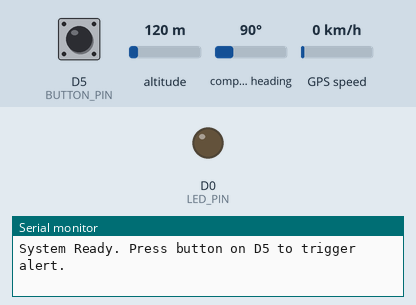
Simulated run of this sketch. Board: ESP8266 (NodeMCU). Parts: output pins drawn as LEDs (lit = HIGH), the last lines printed to the serial monitor. The test bench sets the inputs (shaded band); at power-on: D5 (BUTTON_PIN) HIGH, altitude 120 m, compass heading 90°, GPS speed 0 km/h. The GPS gets a fix after 3 s at 37.7749, -122.4194 with 8 satellites; the modem accepts every AT command (registered, SIM ready, sends succeed) and sends nothing else.

Above: at 1.2 s.
1.3 s: D5 (BUTTON_PIN) pulled LOW for 0.15 s
At 2.4 s:
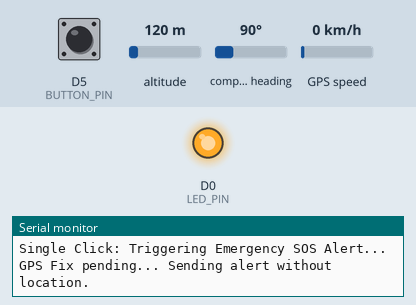
Timing chart, 0 to 33.5 s (numbered marks = the images above; inputs shaded):
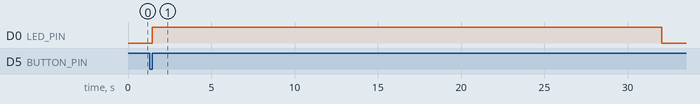

The sketch:

rescue_watch.ino
```cpp
#include <SoftwareSerial.h>
#include <TinyGPS++.h>

// --- PIN DEFINITIONS ---
const int BUTTON_PIN = D5; // Push button (INPUT_PULLUP)
const int LED_PIN    = D0; // Indicator LED

// --- SERIAL INTERFACES ---
SoftwareSerial sim800(D1, D2);    // SIM800L: ESP RX = D1 (SIM TX), ESP TX = D2 (SIM RX)
SoftwareSerial gpsSerial(D7, D6); // GPS NEO-6M: ESP RX = D7 (GPS TX), ESP TX = D6 (GPS RX)

TinyGPSPlus gps;

// --- BACKEND API CONFIGURATION ---
const String API_SERVER          = "seaguardb.vercel.app";
const String API_ENDPOINT_SOS      = "/api/public/ingest/sos";
const String API_ENDPOINT_LOCATION = "/api/public/ingest/location";
const String API_ENDPOINT_CANCEL   = "/api/public/ingest/cancel";
const String PROTOCOL            = "https";

// Device Credentials
const String DEVICE_ID     = "DEV-PZ2IFL";
const String DEVICE_SECRET = "3c8c4d69894125e3dc373f6a8e14c4c440cfad091bb93ef32cd965d5e91e7ffa";

// SIM Provider Configuration (Safaricom Kenya)
const String APN      = "safaricom";
const String APN_USER = "";
const String APN_PASS = "";

// --- SYSTEM STATES ---
enum SystemState { STATE_IDLE, STATE_ACQUIRING_GPS, STATE_SENDING_HTTP, STATE_SUCCESS, STATE_FAIL };
SystemState currentState = STATE_IDLE;

// --- TIMING & BUTTON VARIABLES ---
unsigned long buttonPressTime = 0;
bool isPressing = false;
bool longPressHandled = false;

unsigned long previousBlinkMillis = 0;
const long blinkInterval = 200; // Fast blink while processing
bool ledState = LOW;

// --- PERIODIC LOCATION TRACKING ---
unsigned long lastLocationSendTime = 0;
const long locationUpdateInterval = 30000; // Send location every 30 seconds
bool alertActive = false;

// --- FUNCTION DECLARATIONS ---
bool sendHTTP(String endpoint, String jsonPayload);
bool sendLocation(String lat, String lng, String accuracy);
bool sendCancel();
String sendATCommand(String cmd, unsigned long timeout, String expectedResponse);

void setup() {
  Serial.begin(115200);
  sim800.begin(9600);
  gpsSerial.begin(9600);

  pinMode(BUTTON_PIN, INPUT_PULLUP);
  pinMode(LED_PIN, OUTPUT);
  digitalWrite(LED_PIN, LOW);

  gpsSerial.listen();
  Serial.println("System Ready. Press button on D5 to trigger alert.");
}

void loop() {
  // Ensure GPS port is active during idle tracking
  if (currentState == STATE_IDLE || currentState == STATE_ACQUIRING_GPS) {
    if (!gpsSerial.isListening()) {
      gpsSerial.listen();
    }
    while (gpsSerial.available() > 0) {
      gps.encode(gpsSerial.read());
    }
  }

  int buttonState = digitalRead(BUTTON_PIN);
  unsigned long currentMillis = millis();

  // --- 1. BUTTON PRESS DETECTOR ---
  if (buttonState == LOW && !isPressing) {
    isPressing = true;
    buttonPressTime = currentMillis;
    longPressHandled = false;
  }

  // --- 2. LONG PRESS DETECTOR (CANCEL ACTION) ---
  if (isPressing && (currentMillis - buttonPressTime > 1500) && !longPressHandled) {
    longPressHandled = true;
    Serial.println("Long Press detected: Sending cancel request...");
    if (sendCancel()) {
      alertActive = false;
      currentState = STATE_IDLE;
      digitalWrite(LED_PIN, LOW);
      Serial.println("✓ ALERT CANCELLED via Long Press!");
    } else {
      Serial.println("✗ Failed to cancel alert.");
    }
  }

  // --- 3. SINGLE CLICK RELEASE ---
  if (buttonState == HIGH && isPressing) {
    isPressing = false;
    if (!longPressHandled) {
      Serial.println("Single Click: Triggering Emergency SOS Alert...");
      currentState = STATE_ACQUIRING_GPS;
    }
  }

  // --- 4. STATE MACHINE ---
  switch (currentState) {
    case STATE_IDLE:
      digitalWrite(LED_PIN, LOW);
      break;

    case STATE_ACQUIRING_GPS: {
      // Non-blocking LED Blinking while working
      if (currentMillis - previousBlinkMillis >= blinkInterval) {
        previousBlinkMillis = currentMillis;
        ledState = !ledState;
        digitalWrite(LED_PIN, ledState);
      }

      String jsonPayload;
      if (gps.location.isValid()) {
        float latitude = gps.location.lat();
        float longitude = gps.location.lng();

        jsonPayload = "{\"device_id\":\"" + DEVICE_ID + "\","
                    + "\"device_secret\":\"" + DEVICE_SECRET + "\","
                    + "\"lat\":" + String(latitude, 6) + ","
                    + "\"lng\":" + String(longitude, 6) + ","
                    + "\"accuracy\":" + String(gps.hdop.hdop(), 1) + ","
                    + "\"level\":\"HIGH\"}";
      } else {
        Serial.println("GPS Fix pending... Sending alert without location.");
        jsonPayload = "{\"device_id\":\"" + DEVICE_ID + "\","
                    + "\"device_secret\":\"" + DEVICE_SECRET + "\","
                    + "\"lat\":0.0,"
                    + "\"lng\":0.0,"
                    + "\"level\":\"HIGH\"}";
      }

      currentState = STATE_SENDING_HTTP;
      if (sendHTTP(API_ENDPOINT_SOS, jsonPayload)) {
        currentState = STATE_SUCCESS;
      } else {
        currentState = STATE_FAIL;
      }
      break;
    }

    case STATE_SENDING_HTTP:
      break;

    case STATE_SUCCESS:
      digitalWrite(LED_PIN, HIGH);
      if (!alertActive) {
        // First time entering SUCCESS: arm the timer and mark alert active
        alertActive = true;
        lastLocationSendTime = currentMillis;
      }

      if (alertActive && (currentMillis - lastLocationSendTime >= locationUpdateInterval)) {
        lastLocationSendTime = currentMillis;
        if (gps.location.isValid()) {
          float latitude = gps.location.lat();
          float longitude = gps.location.lng();
          Serial.println("[LOCATION] Sending periodic GPS update...");
          sendLocation(String(latitude, 6), String(longitude, 6), String(gps.hdop.hdop(), 1));
        }
      }
      break;

    case STATE_FAIL:
      digitalWrite(LED_PIN, LOW);
      Serial.println("Failed to transmit SOS alert.");
      alertActive = false;
      currentState = STATE_IDLE;
      break;
  }
}

// --- HELPER ROUTINE FOR ROBUST AT COMMAND HANDLING ---
String sendATCommand(String cmd, unsigned long timeout, String expectedResponse) {
  String response = "";

  // Flush rx buffer before sending new command
  while(sim800.available()) sim800.read();

  sim800.println(cmd);
  unsigned long startTime = millis();

  while (millis() - startTime < timeout) {
    while (sim800.available() > 0) {
      char c = sim800.read();
      response += c;
    }
    if (expectedResponse != "" && response.indexOf(expectedResponse) != -1) {
      break;
    }
  }
  return response;
}

// --- SIM800L HTTPS POST ROUTINE ---
bool sendHTTP(String endpoint, String jsonPayload) {
  sim800.listen();
  delay(200);

  // Full reset sequence for pending modem states
  sendATCommand("ATE0", 1000, "OK");
  sendATCommand("AT+HTTPTERM", 2000, "");
  sendATCommand("AT+SAPBR=0,1", 2000, "");

  // Network registration check
  String reg = sendATCommand("AT+CREG?", 2000, "OK");
  if (reg.indexOf("+CREG: 0,1") == -1 && reg.indexOf("+CREG: 0,5") == -1) {
    Serial.println("[HTTP] Error: Network registration check failed.");
    gpsSerial.listen();
    return false;
  }

  // Configure GPRS and Bearer Parameters
  Serial.println("[HTTP] Enabling GPRS...");
  sendATCommand("AT+CGATT=1", 3000, "OK");
  sendATCommand("AT+SAPBR=3,1,\"Contype\",\"GPRS\"", 1000, "OK");
  sendATCommand("AT+SAPBR=3,1,\"APN\",\"" + APN + "\"", 1000, "OK");

  if (APN_USER.length() > 0) {
    sendATCommand("AT+SAPBR=3,1,\"USER\",\"" + APN_USER + "\"", 1000, "OK");
  }
  if (APN_PASS.length() > 0) {
    sendATCommand("AT+SAPBR=3,1,\"PWD\",\"" + APN_PASS + "\"", 1000, "OK");
  }

  // Open GPRS Bearer profile
  Serial.println("[HTTP] Opening GPRS bearer...");
  String sapResp = sendATCommand("AT+SAPBR=1,1", 10000, "OK");
  if (sapResp.indexOf("OK") == -1 && sapResp.indexOf("ALREADY CONNECTED") == -1) {
    Serial.println("[HTTP] Error: Failed to open GPRS bearer.");
    gpsSerial.listen();
    return false;
  }

  // Initialize HTTP Service
  Serial.println("[HTTP] Initializing HTTP...");
  String httpInitResp = sendATCommand("AT+HTTPINIT", 3000, "OK");
  if (httpInitResp.indexOf("OK") == -1) {
    Serial.println("[HTTP] Error: HTTP Init failed.");
    sendATCommand("AT+SAPBR=0,1", 2000, "OK");
    gpsSerial.listen();
    return false;
  }

  sendATCommand("AT+HTTPPARA=\"CID\",1", 1000, "OK");
  sendATCommand("AT+HTTPSSL=1", 1000, "OK");

  // Configure URL and Request Headers
  String fullUrl = PROTOCOL + "://" + API_SERVER + endpoint;
  sendATCommand("AT+HTTPPARA=\"URL\",\"" + fullUrl + "\"", 1000, "OK");
  sendATCommand("AT+HTTPPARA=\"CONTENT\",\"application/json\"", 1000, "OK");

  // Load payload data
  int payloadLen = jsonPayload.length();
  Serial.println("[HTTP] Payload: " + jsonPayload);
  Serial.println("[HTTP] Payload Length: " + String(payloadLen));

  String dataResp = sendATCommand("AT+HTTPDATA=" + String(payloadLen) + ",10000", 3000, "DOWNLOAD");
  if (dataResp.indexOf("DOWNLOAD") == -1) {
    Serial.println("[HTTP] Failed entering DOWNLOAD mode.");
    sendATCommand("AT+HTTPTERM", 2000, "OK");
    sendATCommand("AT+SAPBR=0,1", 2000, "OK");
    gpsSerial.listen();
    return false;
  }

  sim800.print(jsonPayload);
  delay(1000); // Give buffer time to lock in payload data

  // Execute POST Request
  Serial.println("[HTTP] Sending POST request...");
  sim800.println("AT+HTTPACTION=1");

  String actionResp = "";
  unsigned long startAction = millis();
  while (millis() - startAction < 25000) {
    while (sim800.available() > 0) {
      char c = sim800.read();
      actionResp += c;
    }
    if (actionResp.indexOf("+HTTPACTION:") != -1) {
      break;
    }
  }

  Serial.println("[HTTP] Response: " + actionResp);

  bool success = false;
  if (actionResp.indexOf(",200,") != -1 || actionResp.indexOf(",201,") != -1) {
    Serial.println("✓ SOS Alert sent successfully!");
    sendATCommand("AT+HTTPREAD", 3000, "OK");
    success = true;
  } else {
    Serial.println("✗ Failed to send SOS Alert");
  }

  // Cleanup session
  sendATCommand("AT+HTTPTERM", 2000, "OK");
  sendATCommand("AT+SAPBR=0,1", 2000, "OK");

  gpsSerial.listen();
  return success;
}

// --- SIM800L PERIODIC LOCATION UPDATE ---
bool sendLocation(String lat, String lng, String accuracy) {
  String jsonPayload = "{\"device_id\":\"" + DEVICE_ID + "\","
                     + "\"device_secret\":\"" + DEVICE_SECRET + "\","
                     + "\"lat\":" + lat + ","
                     + "\"lng\":" + lng + ","
                     + "\"accuracy\":" + accuracy + "}";
  return sendHTTP(API_ENDPOINT_LOCATION, jsonPayload);
}

// --- SIM800L CANCEL ALERT ---
bool sendCancel() {
  String nonce = "cancel_" + String(millis());
  String jsonPayload = "{\"device_id\":\"" + DEVICE_ID + "\","
                     + "\"device_secret\":\"" + DEVICE_SECRET + "\","
                     + "\"nonce\":\"" + nonce + "\"}";
  return sendHTTP(API_ENDPOINT_CANCEL, jsonPayload);
}
```

Measured:
- after the input at 1.3 s, D0 (LED_PIN): LOW → HIGH after 0.15 s, → LOW 30.6 s later
